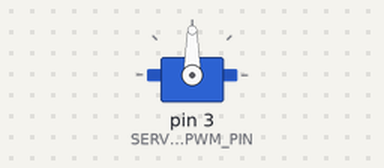
Recording of a sketch running on a simulated Arduino Uno, built with avr-gcc and run on an emulated ATmega328P. Shown: servo.

Above: at 0.05 s.
At 2.0 s:
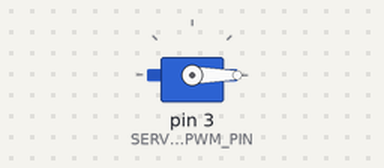
At 4.0 s:
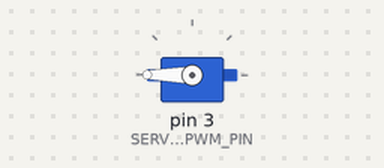
Timing chart, 0 to 5.2 s (numbered marks = the images above):
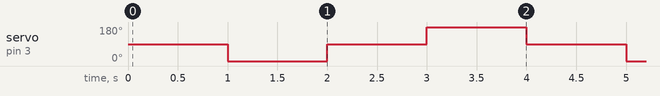

Measured:
- by itself, servo on pin 3 (SERVO_PWM_PIN): repeats every 4.0 s: 90° 1.0 s, 180° 1.0 s, 90° 1.0 s, 0° 1.0 s

The sketch:

SG90-ServoMotor.ino
```cpp
#include <Servo.h>

const int SERVO_PWM_PIN = 3;

Servo servo;

void setup(void)
{
    servo.attach(SERVO_PWM_PIN);
}

void loop(void)
{
    servo.write(90);  // 90°
    delay(1000);

    servo.write(0);   // 0°
    delay(1000);

    servo.write(90);  // 90°
    delay(1000);

    servo.write(180); // 180°
    delay(1000);
}
```
